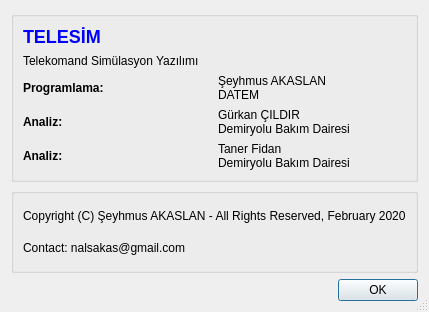
<?xml version="1.0" encoding="UTF-8"?>
<ui version="4.0">
 <class>AboutDialog</class>
 <widget class="QDialog" name="AboutDialog">
  <property name="geometry">
   <rect>
    <x>0</x>
    <y>0</y>
    <width>384</width>
    <height>312</height>
   </rect>
  </property>
  <property name="windowTitle">
   <string>TELESİM</string>
  </property>
  <property name="sizeGripEnabled">
   <bool>true</bool>
  </property>
  <layout class="QVBoxLayout" name="verticalLayout" stretch="2,1,0">
   <item>
    <widget class="QGroupBox" name="groupBox">
     <property name="title">
      <string/>
     </property>
     <layout class="QVBoxLayout" name="verticalLayout_2">
      <item>
       <widget class="QLabel" name="label">
        <property name="text">
         <string>&lt;html&gt;&lt;head/&gt;&lt;body&gt;&lt;h2 style=&quot; margin-top:16px; margin-bottom:12px; margin-left:0px; margin-right:0px; -qt-block-indent:0; text-indent:0px;&quot;&gt;&lt;span style=&quot; font-size:12pt; font-weight:600; color:#0000ff;&quot;&gt;TELESİM&lt;/span&gt;&lt;/h2&gt;&lt;/body&gt;&lt;/html&gt;</string>
        </property>
       </widget>
      </item>
      <item>
       <widget class="QLabel" name="label_2">
        <property name="text">
         <string>Telekomand Simülasyon Yazılımı</string>
        </property>
       </widget>
      </item>
      <item>
       <layout class="QGridLayout" name="gridLayout">
        <item row="1" column="1">
         <widget class="QLabel" name="label_6">
          <property name="text">
           <string>Gürkan ÇILDIR
Demiryolu Bakım Dairesi</string>
          </property>
         </widget>
        </item>
        <item row="1" column="0">
         <widget class="QLabel" name="label_5">
          <property name="text">
           <string>&lt;html&gt;&lt;head/&gt;&lt;body&gt;&lt;p&gt;&lt;span style=&quot; font-weight:600;&quot;&gt;Analiz:&lt;/span&gt;&lt;/p&gt;&lt;/body&gt;&lt;/html&gt;</string>
          </property>
         </widget>
        </item>
        <item row="0" column="0">
         <widget class="QLabel" name="label_3">
          <property name="text">
           <string>&lt;html&gt;&lt;head/&gt;&lt;body&gt;&lt;p&gt;&lt;span style=&quot; font-weight:600;&quot;&gt;Programlama:&lt;/span&gt;&lt;/p&gt;&lt;/body&gt;&lt;/html&gt;</string>
          </property>
         </widget>
        </item>
        <item row="0" column="1">
         <widget class="QLabel" name="label_4">
          <property name="text">
           <string>Şeyhmus AKASLAN
DATEM</string>
          </property>
         </widget>
        </item>
        <item row="2" column="0">
         <widget class="QLabel" name="label_7">
          <property name="text">
           <string>&lt;html&gt;&lt;head/&gt;&lt;body&gt;&lt;p&gt;&lt;span style=&quot; font-weight:600;&quot;&gt;Analiz:&lt;/span&gt;&lt;/p&gt;&lt;/body&gt;&lt;/html&gt;</string>
          </property>
         </widget>
        </item>
        <item row="2" column="1">
         <widget class="QLabel" name="label_8">
          <property name="text">
           <string>Taner Fidan
Demiryolu Bakım Dairesi</string>
          </property>
         </widget>
        </item>
       </layout>
      </item>
     </layout>
    </widget>
   </item>
   <item>
    <widget class="QGroupBox" name="groupBox_2">
     <property name="title">
      <string/>
     </property>
     <layout class="QVBoxLayout" name="verticalLayout_3">
      <item>
       <widget class="QLabel" name="label_9">
        <property name="text">
         <string>&lt;html&gt;&lt;head/&gt;&lt;body&gt;&lt;p&gt;Copyright (C) Şeyhmus AKASLAN - All Rights Reserved, February 2020&lt;/p&gt;&lt;/body&gt;&lt;/html&gt;</string>
        </property>
       </widget>
      </item>
      <item>
       <widget class="QLabel" name="label_10">
        <property name="text">
         <string>&lt;html&gt;&lt;head/&gt;&lt;body&gt;&lt;p&gt;Contact: nalsakas@gmail.com&lt;/p&gt;&lt;/body&gt;&lt;/html&gt;</string>
        </property>
       </widget>
      </item>
     </layout>
    </widget>
   </item>
   <item>
    <widget class="QDialogButtonBox" name="buttonBox">
     <property name="orientation">
      <enum>Qt::Horizontal</enum>
     </property>
     <property name="standardButtons">
      <set>QDialogButtonBox::Ok</set>
     </property>
    </widget>
   </item>
  </layout>
 </widget>
 <resources/>
 <connections>
  <connection>
   <sender>buttonBox</sender>
   <signal>accepted()</signal>
   <receiver>AboutDialog</receiver>
   <slot>accept()</slot>
   <hints>
    <hint type="sourcelabel">
     <x>248</x>
     <y>254</y>
    </hint>
    <hint type="destinationlabel">
     <x>157</x>
     <y>274</y>
    </hint>
   </hints>
  </connection>
  <connection>
   <sender>buttonBox</sender>
   <signal>rejected()</signal>
   <receiver>AboutDialog</receiver>
   <slot>reject()</slot>
   <hints>
    <hint type="sourcelabel">
     <x>316</x>
     <y>260</y>
    </hint>
    <hint type="destinationlabel">
     <x>286</x>
     <y>274</y>
    </hint>
   </hints>
  </connection>
 </connections>
</ui>
